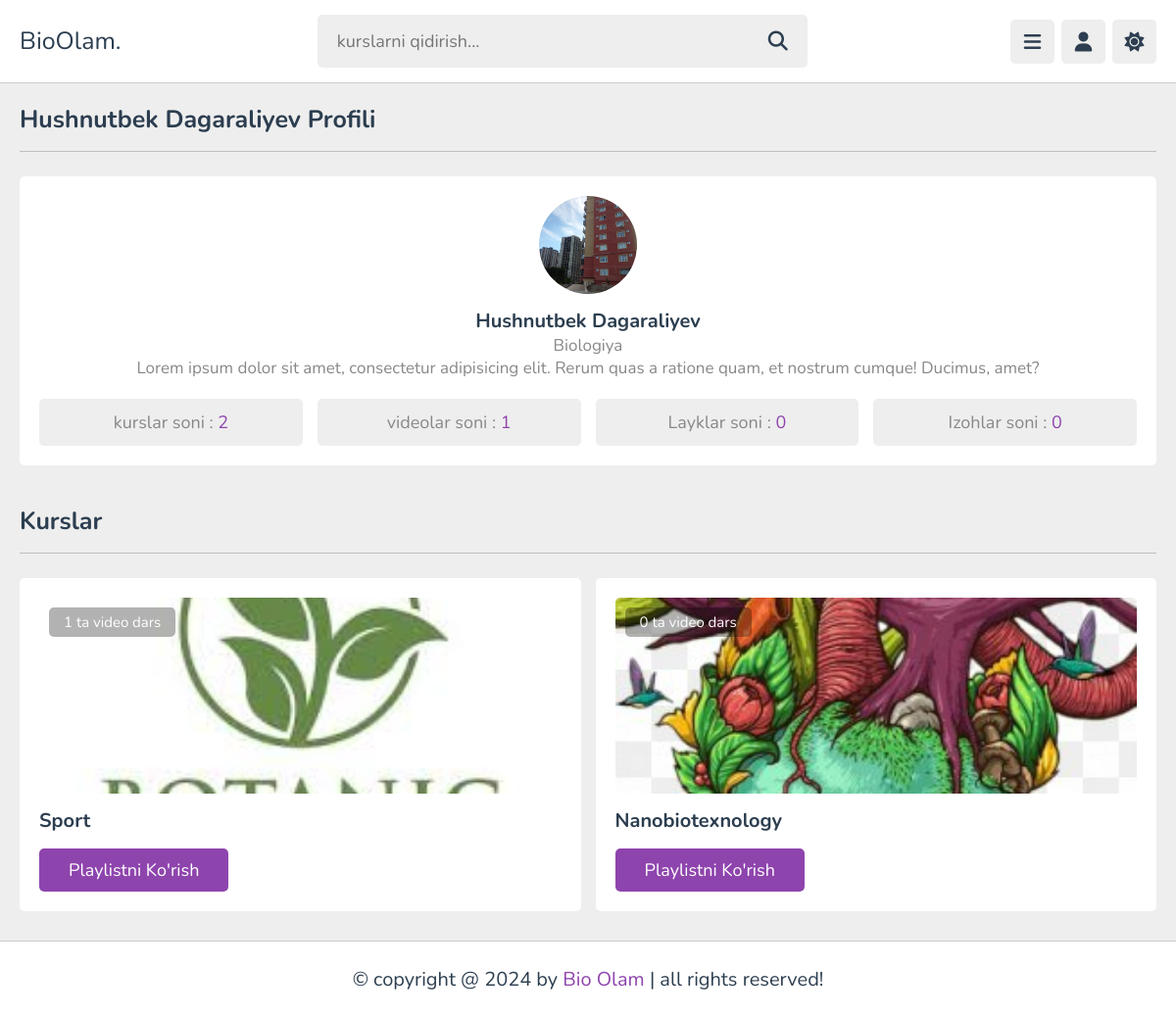
The page /accounts/teacher-profile/1/ on the database as committed earlier.
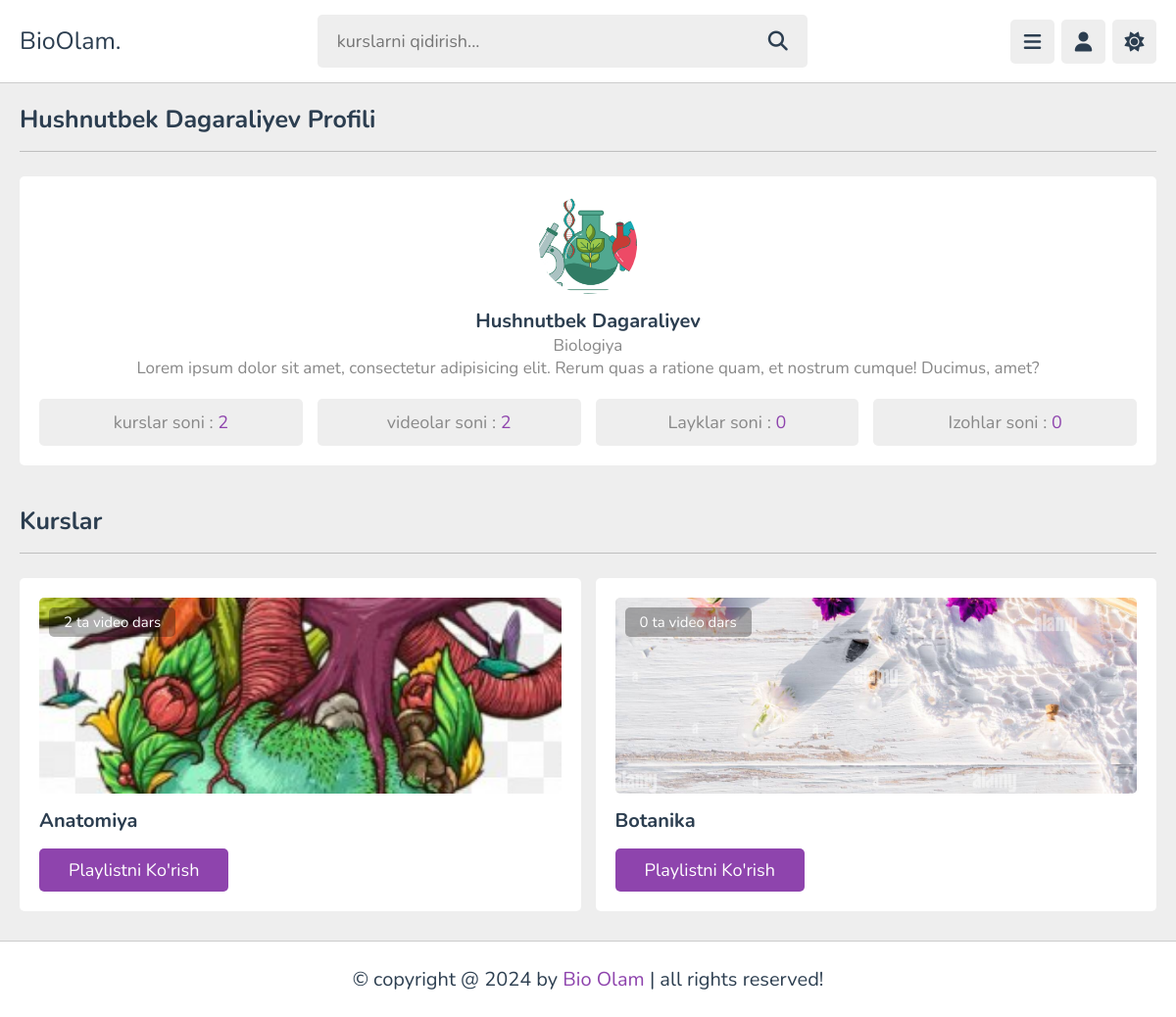
The same page on the database as committed later.
### users/models.py (models this page shows, shortened)
class Teachers(models.Model):
    class TeacherType(models.TextChoices):
        Other = "Other", "Other"
        Biology = "Biologiya", "Biology"
        Chemistry = "Kimyo", "Chemistry"
        Physics = "Physics", "Physics"
        Math = "Matematika", "Math"
        English = "Ingliz tili", "English"
        History = "Tarix", "History"
        Geography = "Geografiya", "Geography"
        ComputerScience = "Computer Science", "Computer Science"
        Literature = "Adabiyot", "Literature"
        Art = "San'at", "Art"
        Music = "Musiqa", "Music"
    user = models.OneToOneField(
        User,
        on_delete=models.CASCADE,
        related_name='teacher'
    )
    profile = models.ForeignKey(
        Profile,
        on_delete=models.CASCADE,
        related_name='user_teachers',
    )
    teacher_type = models.CharField(
        max_length=200,
        choices=TeacherType.choices,
        default=TeacherType.Other
    )
    bio = models.TextField()
    courses_num = models.IntegerField(default=0)
    videos_num = models.IntegerField(default=0)
    student_num = models.IntegerField(default=0)
    likes_num = models.IntegerField(default=0)
    comments_num = models.IntegerField(default=0)

class Profile(models.Model):
    class Jobs(models.TextChoices):
        Other = "Other", "Other"
        Student = "Student", "Student"
        Teacher = "Teacher", "Teacher"
    user = models.OneToOneField(
        User,
        on_delete=models.CASCADE,
        related_name='profile'
    )
    photo = models.ImageField(
        upload_to='users/',
        blank=True,
        null=True
    )
    date_of_birth = models.DateField(
        null=True,
        blank=True
    )
    job = models.CharField(
        max_length=50,
        choices=Jobs.choices,
        default=Jobs.Other
    )
    saved_playlists = models.ManyToManyField(Subcategory, related_name='saved_by_users', blank=True)
    bio = models.CharField(max_length=200)
    liked_videos_count = models.PositiveIntegerField(default=0)
    comments_count = models.PositiveIntegerField(default=0)

### courses/models.py (models this page shows, shortened)
class Subcategory(models.Model):
    category = models.ForeignKey(
        Category,
        on_delete=models.CASCADE,
        related_name='subcategories'
    )
    teacher = models.ForeignKey(
        'users.Teachers',
        on_delete=models.CASCADE,
        related_name='subcategories'
    )
    name = models.CharField(max_length=100)
    descriptions = models.TextField()
    image = models.ImageField(
        upload_to="subcategory/",
        blank=True,
        null=True
    )
    created_at = models.DateTimeField(auto_now_add=True)
    student_count = models.IntegerField(default=0)
    course_duration = models.IntegerField(default=0)
    videos_count = models.IntegerField(default=0)

### users/views.py (the view)
# urls.py: path('teacher-profile/<int:id>/', teacher_profiles_view, name='teacher_profile'),
def teacher_profiles_view(request, id):
    teacher = get_object_or_404(Teachers.objects.all(), id=id)
    subcategories = Subcategory.objects.filter(teacher=teacher)
    context = {
        'teacher': teacher,
        'subcategories': subcategories
    }
    return render(request, 'teachers/teacher_profile.html', context)

### users/context_processor.py (called while the page is built)
def get_user(request):
    user = request.user
    context = {
        'user': user,
    }
    return context

### templates/teachers/teacher_profile.html (shortened to what this page needs)
{% extends "base.html" %}
{% load static %}
{% block content %}
<section class="teacher-profile">
    <h1 class="heading">{{ teacher.user.first_name }} {{ teacher.user.last_name }} profili</h1>
    <div class="details">
       <div class="tutor">
          <img src="{{ teacher.user.profile.photo.url    }}" alt="Teacher photo">
          <h3>{{ teacher.user.first_name }} {{ teacher.user.last_name }}</h3>
          <span>{{ teacher.teacher_type }}</span><br>
          <span>Lorem ipsum dolor sit amet, consectetur adipisicing elit. Rerum quas a ratione quam, et nostrum cumque! Ducimus, amet?</span>
       </div>
       <div class="flex">
          <p>kurslar soni : <span>{{ teacher.courses_num }}</span></p>
          <p>videolar soni : <span>{{ teacher.videos_num }}</span></p>
          <p>Layklar soni : <span>{{ teacher.likes_num }}</span></p>
          <p>Izohlar soni : <span>{{ teacher.comments_num }}</span></p>
       </div>
    </div>
 </section>
 <section class="courses">
    <h1 class="heading">Kurslar</h1>
    <div class="box-container">
       {% for subcategory in subcategories %}
       <div class="box">
         <div class="thumb">
            <img src="{{ subcategory.image.url }}" alt="">
            <span>{{ subcategory.videos_count }} ta video dars</span>
         </div>
         <h3 class="title">{{ subcategory.name }}</h3>
         <a href="{% url "playlists_view" subcategory.id %}" class="inline-btn">Playlistni ko'rish</a>
      </div>
       {% endfor %}
    </div>
 </section>
{% endblock content %}

Rows that differ between the two databases and show on the page:
removed Subcategory: image (picture), videos_count "1", name "Sport"
removed Subcategory: image (picture), videos_count "0", name "Nanobiotexnology"
changed Teachers "Biologiya": user.profile.photo: a different picture; videos_num "1" → "2"
added Subcategory: image (picture), videos_count "2", name "Anatomiya"
added Subcategory: image (picture), videos_count "0", name "Botanika"
